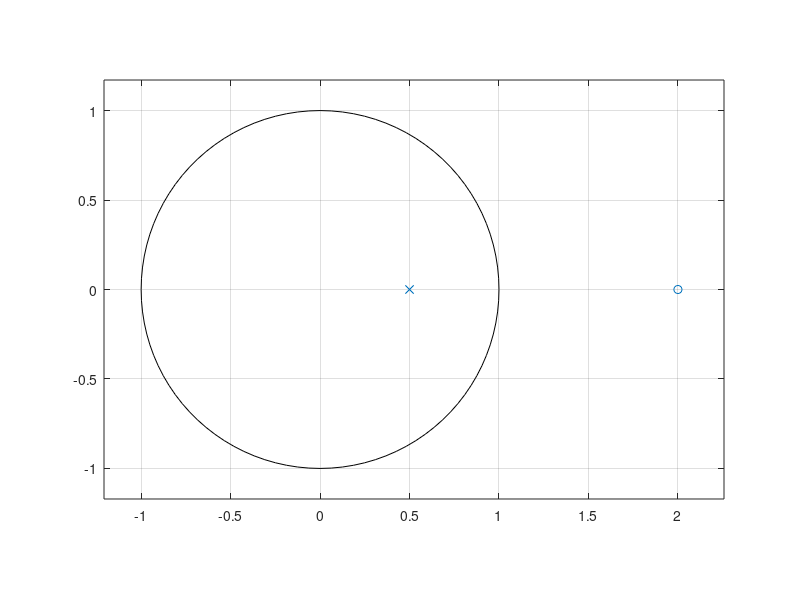
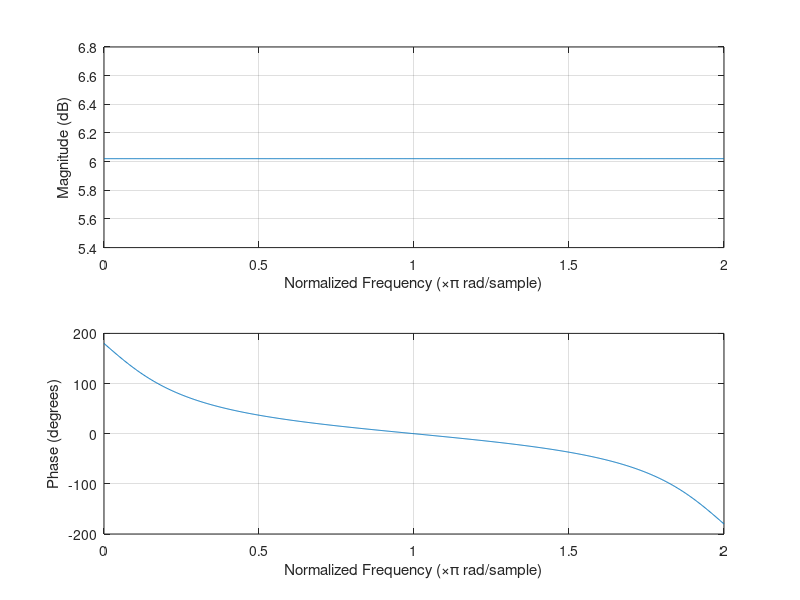
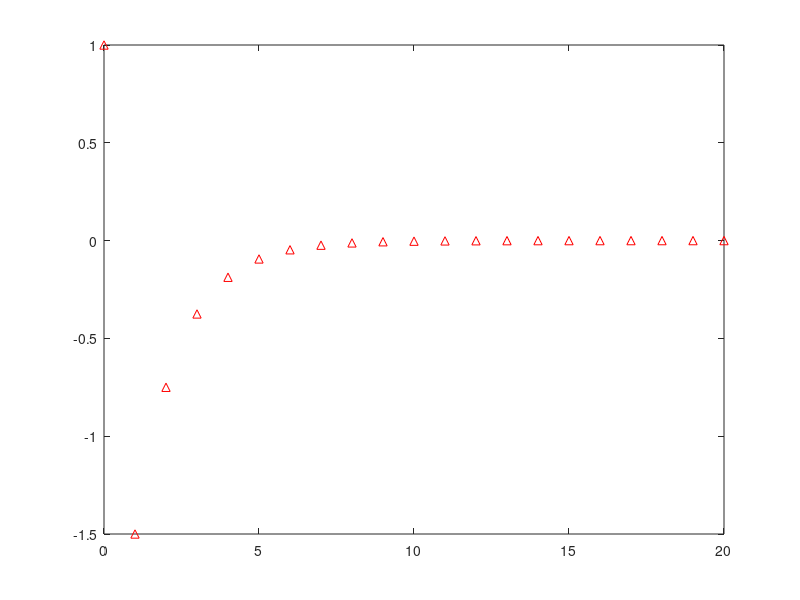

The MATLAB script that drew these images, in order:
p = 0.5;
b = [1, -1/p];
a = [1, -p];

figure()
zplane(b, a);

figure()
freqz(b, a, 1001, 'whole');

figure()
impz(b, a);